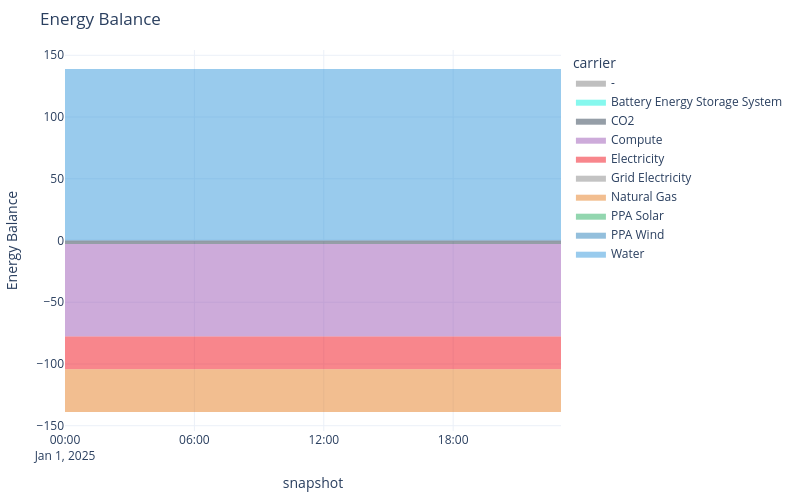

The code cell stored with this chart in its notebook:
### Code cell
network.stats.energy_balance.iplot()

### Figure 1 — Plotly figure (JSON) as saved in the notebook; plotly's stock layout.template omitted (floating-point values rounded to 4 significant figures)
{"data": [{"fillpattern": {"shape": ""}, "hovertemplate": "carrier=Water<br>snapshot=%{x}<br>Energy Balance=%{y}<extra></extra>", "legendgroup": "Water", "line": {"color": "#3498db", "width": 0}, "marker": {"symbol": "circle"}, "mode": "lines", "name": "Water", "orientation": "v", "showlegend": false, "stackgroup": "positive", "type": "scatter", "x": ["2025-01-01T00:00:00", "2025-01-01T01:00:00", "2025-01-01T02:00:00", "2025-01-01T03:00:00", "2025-01-01T04:00:00", "2025-01-01T05:00:00", "2025-01-01T06:00:00", "2025-01-01T07:00:00", "2025-01-01T08:00:00", "2025-01-01T09:00:00", "2025-01-01T10:00:00", "2025-01-01T11:00:00", "2025-01-01T12:00:00", "2025-01-01T13:00:00", "2025-01-01T14:00:00", "2025-01-01T15:00:00", "2025-01-01T16:00:00", "2025-01-01T17:00:00", "2025-01-01T18:00:00", "2025-01-01T19:00:00", "2025-01-01T20:00:00", "2025-01-01T21:00:00", "2025-01-01T22:00:00", "2025-01-01T23:00:00"], "xaxis": "x", "y": [138.8, 138.8, 138.8, 138.8, 138.8, 138.8, 138.8, 138.8, 138.8, 138.8, 138.8, 138.8, 138.8, 138.8, 138.8, 138.8, 138.8, 138.8, 138.8, 138.8, 138.8, 138.8, 138.8, 138.8], "yaxis": "y"}, {"fillpattern": {"shape": ""}, "hovertemplate": "carrier=CO2<br>snapshot=%{x}<br>Energy Balance=%{y}<extra></extra>", "legendgroup": "CO2", "line": {"color": "#2c3e50", "width": 0}, "marker": {"symbol": "circle"}, "mode": "lines", "name": "CO2", "orientation": "v", "showlegend": false, "stackgroup": "negative", "type": "scatter", "x": ["2025-01-01T00:00:00", "2025-01-01T01:00:00", "2025-01-01T02:00:00", "2025-01-01T03:00:00", "2025-01-01T04:00:00", "2025-01-01T05:00:00", "2025-01-01T06:00:00", "2025-01-01T07:00:00", "2025-01-01T08:00:00", "2025-01-01T09:00:00", "2025-01-01T10:00:00", "2025-01-01T11:00:00", "2025-01-01T12:00:00", "2025-01-01T13:00:00", "2025-01-01T14:00:00", "2025-01-01T15:00:00", "2025-01-01T16:00:00", "2025-01-01T17:00:00", "2025-01-01T18:00:00", "2025-01-01T19:00:00", "2025-01-01T20:00:00", "2025-01-01T21:00:00", "2025-01-01T22:00:00", "2025-01-01T23:00:00"], "xaxis": "x", "y": [-2.821, -2.821, -2.821, -2.821, -2.821, -2.821, -2.821, -2.821, -2.821, -2.821, -2.821, -2.821, -2.821, -2.821, -2.821, -2.821, -2.821, -2.821, -2.821, -2.821, -2.821, -2.821, -2.821, -2.821], "yaxis": "y"}, {"fillpattern": {"shape": ""}, "hovertemplate": "carrier=Compute<br>snapshot=%{x}<br>Energy Balance=%{y}<extra></extra>", "legendgroup": "Compute", "line": {"color": "#9b59b6", "width": 0}, "marker": {"symbol": "circle"}, "mode": "lines", "name": "Compute", "orientation": "v", "showlegend": false, "stackgroup": "negative", "type": "scatter", "x": ["2025-01-01T00:00:00", "2025-01-01T01:00:00", "2025-01-01T02:00:00", "2025-01-01T03:00:00", "2025-01-01T04:00:00", "2025-01-01T05:00:00", "2025-01-01T06:00:00", "2025-01-01T07:00:00", "2025-01-01T08:00:00", "2025-01-01T09:00:00", "2025-01-01T10:00:00", "2025-01-01T11:00:00", "2025-01-01T12:00:00", "2025-01-01T13:00:00", "2025-01-01T14:00:00", "2025-01-01T15:00:00", "2025-01-01T16:00:00", "2025-01-01T17:00:00", "2025-01-01T18:00:00", "2025-01-01T19:00:00", "2025-01-01T20:00:00", "2025-01-01T21:00:00", "2025-01-01T22:00:00", "2025-01-01T23:00:00"], "xaxis": "x", "y": [-75.0, -75.0, -75.0, -75.0, -75.0, -75.0, -75.0, -75.0, -75.0, -75.0, -75.0, -75.0, -75.0, -75.0, -75.0, -75.0, -75.0, -75.0, -75.0, -75.0, -75.0, -75.0, -75.0, -75.0], "yaxis": "y"}, {"fillpattern": {"shape": ""}, "hovertemplate": "carrier=Electricity<br>snapshot=%{x}<br>Energy Balance=%{y}<extra></extra>", "legendgroup": "Electricity", "line": {"color": "#f10f1a", "width": 0}, "marker": {"symbol": "circle"}, "mode": "lines", "name": "Electricity", "orientation": "v", "showlegend": false, "stackgroup": "negative", "type": "scatter", "x": ["2025-01-01T00:00:00", "2025-01-01T01:00:00", "2025-01-01T02:00:00", "2025-01-01T03:00:00", "2025-01-01T04:00:00", "2025-01-01T05:00:00", "2025-01-01T06:00:00", "2025-01-01T07:00:00", "2025-01-01T08:00:00", "2025-01-01T09:00:00", "2025-01-01T10:00:00", "2025-01-01T11:00:00", "2025-01-01T12:00:00", "2025-01-01T13:00:00", "2025-01-01T14:00:00", "2025-01-01T15:00:00", "2025-01-01T16:00:00", "2025-01-01T17:00:00", "2025-01-01T18:00:00", "2025-01-01T19:00:00", "2025-01-01T20:00:00", "2025-01-01T21:00:00", "2025-01-01T22:00:00", "2025-01-01T23:00:00"], "xaxis": "x", "y": [-26.4, -26.4, -26.4, -26.4, -26.4, -26.4, -26.4, -26.4, -26.4, -26.4, -26.4, -26.4, -26.4, -26.4, -26.4, -26.4, -26.4, -26.4, -26.4, -26.4, -26.4, -26.4, -26.4, -26.4], "yaxis": "y"}, {"fillpattern": {"shape": ""}, "hovertemplate": "carrier=Natural Gas<br>snapshot=%{x}<br>Energy Balance=%{y}<extra></extra>", "legendgroup": "Natural Gas", "line": {"color": "#e67e22", "width": 0}, "marker": {"symbol": "circle"}, "mode": "lines", "name": "Natural Gas", "orientation": "v", "showlegend": false, "stackgroup": "negative", "type": "scatter", "x": ["2025-01-01T00:00:00", "2025-01-01T01:00:00", "2025-01-01T02:00:00", "2025-01-01T03:00:00", "2025-01-01T04:00:00", "2025-01-01T05:00:00", "2025-01-01T06:00:00", "2025-01-01T07:00:00", "2025-01-01T08:00:00", "2025-01-01T09:00:00", "2025-01-01T10:00:00", "2025-01-01T11:00:00", "2025-01-01T12:00:00", "2025-01-01T13:00:00", "2025-01-01T14:00:00", "2025-01-01T15:00:00", "2025-01-01T16:00:00", "2025-01-01T17:00:00", "2025-01-01T18:00:00", "2025-01-01T19:00:00", "2025-01-01T20:00:00", "2025-01-01T21:00:00", "2025-01-01T22:00:00", "2025-01-01T23:00:00"], "xaxis": "x", "y": [-34.62, -34.62, -34.62, -34.62, -34.62, -34.62, -34.62, -34.62, -34.62, -34.62, -34.62, -34.62, -34.62, -34.62, -34.62, -34.62, -34.62, -34.62, -34.62, -34.62, -34.62, -34.62, -34.62, -34.62], "yaxis": "y"}, {"fillpattern": {"shape": ""}, "hovertemplate": "carrier=-<br>snapshot=%{x}<br>Energy Balance=%{y}<extra></extra>", "legendgroup": "-", "line": {"color": "gray", "width": 0}, "marker": {"symbol": "circle"}, "mode": "lines", "name": "-", "orientation": "v", "showlegend": true, "stackgroup": "1", "type": "scatter", "x": ["2025-01-01T23:00:00"], "xaxis": "x", "y": [NaN], "yaxis": "y"}, {"fillpattern": {"shape": ""}, "hovertemplate": "carrier=Battery Energy Storage System<br>snapshot=%{x}<br>Energy Balance=%{y}<extra></extra>", "legendgroup": "Battery Energy Storage System", "line": {"color": "#0ff1de", "width": 0}, "marker": {"symbol": "circle"}, "mode": "lines", "name": "Battery Energy Storage System", "orientation": "v", "showlegend": true, "stackgroup": "1", "type": "scatter", "x": ["2025-01-01T23:00:00"], "xaxis": "x", "y": [NaN], "yaxis": "y"}, {"fillpattern": {"shape": ""}, "hovertemplate": "carrier=CO2<br>snapshot=%{x}<br>Energy Balance=%{y}<extra></extra>", "legendgroup": "CO2", "line": {"color": "#2c3e50", "width": 0}, "marker": {"symbol": "circle"}, "mode": "lines", "name": "CO2", "orientation": "v", "showlegend": true, "stackgroup": "1", "type": "scatter", "x": ["2025-01-01T23:00:00"], "xaxis": "x", "y": [NaN], "yaxis": "y"}, {"fillpattern": {"shape": ""}, "hovertemplate": "carrier=Compute<br>snapshot=%{x}<br>Energy Balance=%{y}<extra></extra>", "legendgroup": "Compute", "line": {"color": "#9b59b6", "width": 0}, "marker": {"symbol": "circle"}, "mode": "lines", "name": "Compute", "orientation": "v", "showlegend": true, "stackgroup": "1", "type": "scatter", "x": ["2025-01-01T23:00:00"], "xaxis": "x", "y": [NaN], "yaxis": "y"}, {"fillpattern": {"shape": ""}, "hovertemplate": "carrier=Electricity<br>snapshot=%{x}<br>Energy Balance=%{y}<extra></extra>", "legendgroup": "Electricity", "line": {"color": "#f10f1a", "width": 0}, "marker": {"symbol": "circle"}, "mode": "lines", "name": "Electricity", "orientation": "v", "showlegend": true, "stackgroup": "1", "type": "scatter", "x": ["2025-01-01T23:00:00"], "xaxis": "x", "y": [NaN], "yaxis": "y"}, {"fillpattern": {"shape": ""}, "hovertemplate": "carrier=Grid Electricity<br>snapshot=%{x}<br>Energy Balance=%{y}<extra></extra>", "legendgroup": "Grid Electricity", "line": {"color": "#888888", "width": 0}, "marker": {"symbol": "circle"}, "mode": "lines", "name": "Grid Electricity", "orientation": "v", "showlegend": true, "stackgroup": "1", "type": "scatter", "x": ["2025-01-01T23:00:00"], "xaxis": "x", "y": [NaN], "yaxis": "y"}, {"fillpattern": {"shape": ""}, "hovertemplate": "carrier=Natural Gas<br>snapshot=%{x}<br>Energy Balance=%{y}<extra></extra>", "legendgroup": "Natural Gas", "line": {"color": "#e67e22", "width": 0}, "marker": {"symbol": "circle"}, "mode": "lines", "name": "Natural Gas", "orientation": "v", "showlegend": true, "stackgroup": "1", "type": "scatter", "x": ["2025-01-01T23:00:00"], "xaxis": "x", "y": [NaN], "yaxis": "y"}, {"fillpattern": {"shape": ""}, "hovertemplate": "carrier=PPA Solar<br>snapshot=%{x}<br>Energy Balance=%{y}<extra></extra>", "legendgroup": "PPA Solar", "line": {"color": "#27ae60", "width": 0}, "marker": {"symbol": "circle"}, "mode": "lines", "name": "PPA Solar", "orientation": "v", "showlegend": true, "stackgroup": "1", "type": "scatter", "x": ["2025-01-01T23:00:00"], "xaxis": "x", "y": [NaN], "yaxis": "y"}, {"fillpattern": {"shape": ""}, "hovertemplate": "carrier=PPA Wind<br>snapshot=%{x}<br>Energy Balance=%{y}<extra></extra>", "legendgroup": "PPA Wind", "line": {"color": "#2980b9", "width": 0}, "marker": {"symbol": "circle"}, "mode": "lines", "name": "PPA Wind", "orientation": "v", "showlegend": true, "stackgroup": "1", "type": "scatter", "x": ["2025-01-01T23:00:00"], "xaxis": "x", "y": [NaN], "yaxis": "y"}, {"fillpattern": {"shape": ""}, "hovertemplate": "carrier=Water<br>snapshot=%{x}<br>Energy Balance=%{y}<extra></extra>", "legendgroup": "Water", "line": {"color": "#3498db", "width": 0}, "marker": {"symbol": "circle"}, "mode": "lines", "name": "Water", "orientation": "v", "showlegend": true, "stackgroup": "1", "type": "scatter", "x": ["2025-01-01T23:00:00"], "xaxis": "x", "y": [NaN], "yaxis": "y"}], "layout": {"height": 500, "hovermode": "x", "legend": {"title": {"text": "carrier"}, "tracegroupgap": 0}, "margin": {"b": 50, "l": 50, "r": 50, "t": 50}, "title": {"text": "Energy Balance"}, "width": 800, "xaxis": {"anchor": "y", "domain": [0, 1], "title": {"text": "snapshot"}}, "yaxis": {"anchor": "x", "domain": [0, 1], "title": {"text": "Energy Balance"}}}}
